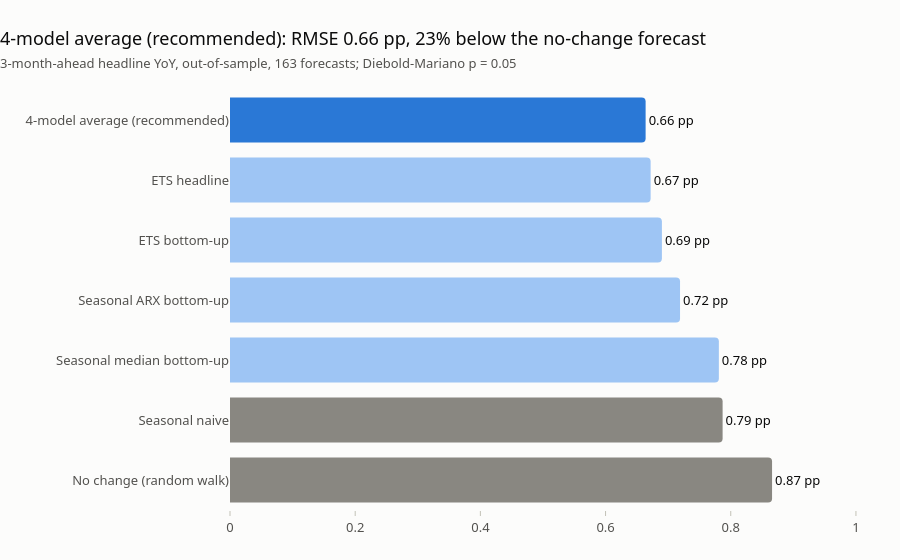

Notebook code cell kept with this figure:
### Markdown cell above
### Out-of-sample evaluation
Each forecast uses only data available at its origin. The pipeline has already run the backtest; this cell reads `outputs/backtest.csv`. To recompute it, run `backtest(setup.forecasters(), data.headline(), f["backtest_start"])`, which takes about 2 minutes.

### Code cell
from hicp.evaluation import accuracy_by_window, interval_bands, realtime_coverage, spa_test
from hicp.forecast import BENCHMARKS, NO_CHANGE, backtest

out = cfg.output_dir / ("demo" if DEMO else "")
bt = pd.read_csv(out / "backtest.csv") if (out / "backtest.csv").exists() else backtest(setup.forecasters(), data.headline(), f["backtest_start"])
for c in ("origin", "target"):
    bt[c] = pd.PeriodIndex(bt[c], freq="M")
acc = accuracy_by_window(bt, setup.h, cfg.windows)
plots.accuracy_chart(acc[acc.window == "full"].drop(columns="window"), RECOMMENDED, BENCHMARKS).show()
acc.pivot(index="model", columns="window", values="rel. RMSE").round(3)

### Figure 1 — Plotly figure (JSON) as saved in the notebook; plotly's stock layout.template omitted (floating-point values rounded to 4 significant figures)
{"data": [{"customdata": [[1.0, NaN], [0.9078, 0.4968], [0.9019, 0.4788], [0.8298, 0.1645], [0.7966, 0.04798], [0.7757, 0.04078], [0.7668, 0.04787]], "hovertemplate": "%{y}<br>RMSE %{x:.3f} pp<br>vs no change: %{customdata[0]:.2f}<br>DM p-value %{customdata[1]:.3f}<extra></extra>", "marker": {"color": ["#898781", "#898781", "#9ec5f4", "#9ec5f4", "#9ec5f4", "#9ec5f4", "#2a78d6"]}, "orientation": "h", "text": ["0.87 pp", "0.79 pp", "0.78 pp", "0.72 pp", "0.69 pp", "0.67 pp", "0.66 pp"], "textposition": "outside", "type": "bar", "x": [0.866, 0.787, 0.781, 0.719, 0.69, 0.672, 0.664], "y": ["No change (random walk)", "Seasonal naive", "Seasonal median bottom-up", "Seasonal ARX bottom-up", "ETS bottom-up", "ETS headline", "4-model average (recommended)"]}], "layout": {"height": 560, "margin": {"b": 50, "l": 230}, "title": {"text": "4-model average (recommended): RMSE 0.66 pp, 23% below the no-change forecast<br><span style='font-size:13px;color:#52514e'>3-month-ahead headline YoY, out-of-sample, 163 forecasts; Diebold-Mariano p = 0.05</span>"}, "xaxis": {"range": [0, 1.022]}}}
